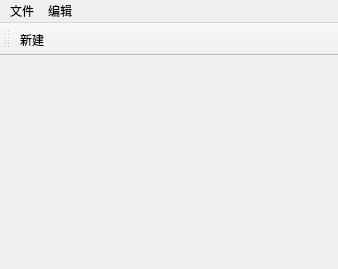
<?xml version="1.0" encoding="UTF-8"?>
<ui version="4.0">
 <class>MainWindow</class>
 <widget class="QMainWindow" name="MainWindow">
  <property name="geometry">
   <rect>
    <x>0</x>
    <y>0</y>
    <width>338</width>
    <height>269</height>
   </rect>
  </property>
  <property name="windowTitle">
   <string>MainWindow</string>
  </property>
  <widget class="QWidget" name="centralwidget"/>
  <widget class="QMenuBar" name="menubar">
   <property name="geometry">
    <rect>
     <x>0</x>
     <y>0</y>
     <width>338</width>
     <height>22</height>
    </rect>
   </property>
   <widget class="QMenu" name="menu">
    <property name="title">
     <string>文件</string>
    </property>
    <addaction name="actionnew"/>
   </widget>
   <widget class="QMenu" name="menu_2">
    <property name="title">
     <string>编辑</string>
    </property>
   </widget>
   <addaction name="menu"/>
   <addaction name="menu_2"/>
  </widget>
  <widget class="QToolBar" name="toolBar">
   <property name="windowTitle">
    <string>toolBar</string>
   </property>
   <attribute name="toolBarArea">
    <enum>TopToolBarArea</enum>
   </attribute>
   <attribute name="toolBarBreak">
    <bool>false</bool>
   </attribute>
   <addaction name="actionnew"/>
  </widget>
  <action name="actionnew">
   <property name="text">
    <string>新建</string>
   </property>
  </action>
 </widget>
 <resources/>
 <connections/>
</ui>
